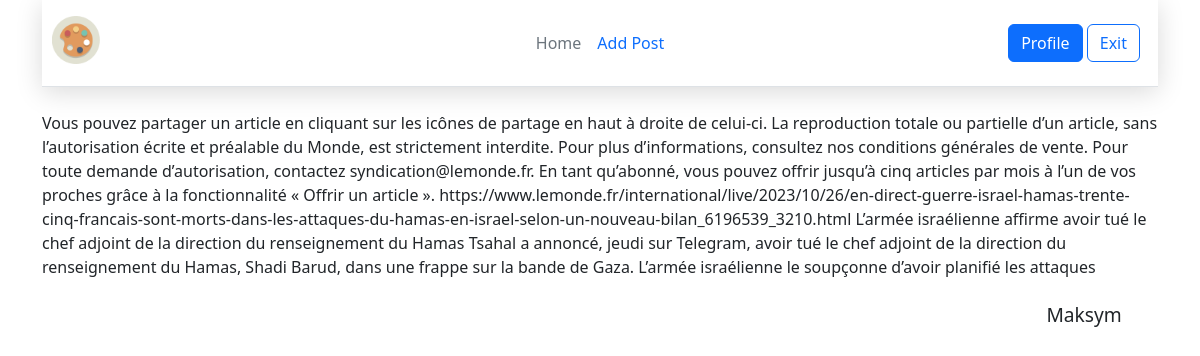
Screenshot of /post/link-for-me (signed in) with the database file from the repository.
### tables this page shows
CREATE TABLE posts (id integer PRIMARY KEY AUTOINCREMENT, title text NOT NULL, text text NOT NULL, url text NOT NULL, author text, time integer);

### app.py (the view)
@app.route("/post/<alias>")
@login_required
@admin.route("/pubs/<alias>")
def showPost(alias):
    title, post, author = dbase.getPost(alias)
    if not title:
        abort(404)
    return render_template('post.html', title=title, post=post, author=author)

### FDataBase.py (called while the page is built)
    def getPost(self, alias):
        try:
            self.__cur.execute(f"SELECT title, text, author from posts WHERE url LIKE '{alias}' LIMIT 1")
            res = self.__cur.fetchone()
            if res:
                return res
        except sqlite3.Error as e:
            print("An error while getting the posts in DB" +str(e))
        return (False, False)

    def getUser(self, user_id):
        try:
            self.__cur.execute(f"SELECT * FROM users WHERE id = {user_id} LIMIT 1")
            res = self.__cur.fetchone()
            if not res:
                print("User not found")
                return False
            return res
        except sqlite3.Error as e:
            print("Database's error "+str(e))
        return False

### UserLogin.py (called while the page is built)
    def fromDB(self, user_id, db):
        self.__user = db.getUser(user_id)
        return self

### app.py (called while the page is built)
@login_manager.user_loader
def laod_user(user_id):
    return UserLogin().fromDB(user_id, dbase)

def connect_db():
    conn = sqlite3.connect(app.config['DATABASE'])
    conn.row_factory = sqlite3.Row
    return conn

def get_db():
    if not hasattr(g, 'link_db'):
        g.link_db = connect_db()
    return g.link_db

@app.before_request
def before_request():
    global dbase
    db = get_db()
    dbase = FDataBase(db)

### templates/post.html (shortened to what this page needs)
{% extends 'base2.html' %}
{% block content %}
{{ post }}
<div class="author">
    <p class="author-text">
        {{ author }}
    </p>
</div>
{% endblock %}

### static/css/style.css (style rules this page uses)
.author-text { font-size: larger; }
.author { margin-top: 2%; margin-left: 90%; }

### rows the page displays
posts: text "Vous pouvez partager un article en cliquant sur les icônes de partage en haut à droite de celui-ci. La reproduction totale ou partielle d’un article, sans l’autorisation écrite et préalable du Monde, est strictement interdite. Pour plus d’informations, consultez nos conditions générales de vente. Pour toute demande d’autorisation, contactez syndication@lemonde.fr. En tant qu’abonné, vous pouvez offrir jusqu’à cinq articles par mois à l’un de vos proches grâce à la fonctionnalité « Offrir un article ». https://www.lemonde.fr/international/live/2023/10/26/en-direct-guerre-israel-hamas-trente-cinq-francais-sont-morts-dans-les-attaques-du-hamas-en-israel-selon-un-nouveau-bilan_6196539_3210.html…", author "Maksym"
